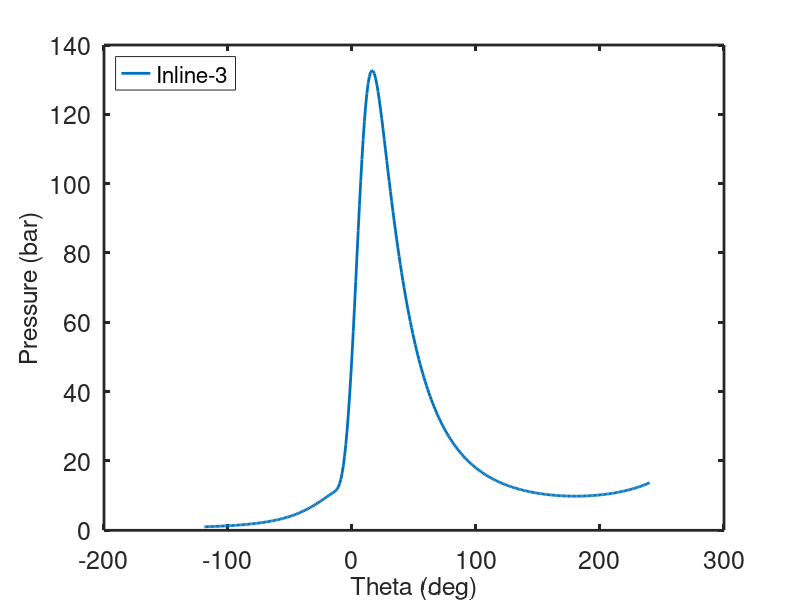
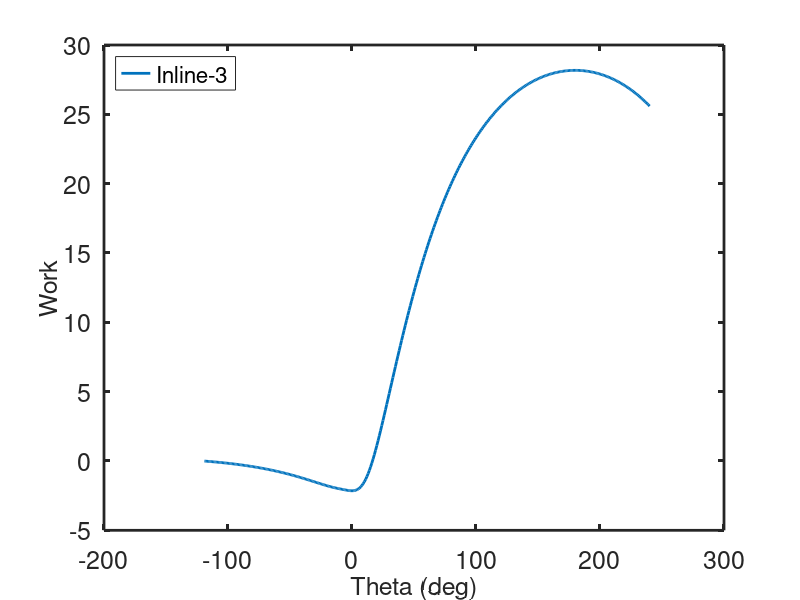

Recreate these plots in MATLAB, in order.
% function [ ]=VolumeandSuch( )
% r = 9; % compression ratio
% s = 8.89; % stroke (cm)
% len= 13.335; %connecting rod length (cm)
% ep=s/(2*len);
% theta=-180:1:180; %crankangle theta vector
% ys1=(1-cosd(theta))/2; %approx y/s
% ys2= ys1+ (1-(1- ep^2*sind(theta).^2).^(1/2))/(2*ep); %exact y/s
% vol1 = 1+(r-1)*ys1; %approx volume
% vol2= 1+(r-1)*ys2; % exact volume
% %plot results
% plot(theta,vol1,'--',theta,vol2,'-','linewidth',2);
% set(gca,'Xlim',[-180 180],'Ylim',[0 r],'fontsize',18,'linewidth',2);
% xlabel('Crank Angle (deg)','fontsize', 18);
% ylabel('Dim. Cylinder Volume','fontsize', 18);
% legend('Approx. Volume', 'Exact Volume','Location', 'North');
% end
%% 
function [ ]=FiniteHeatRelease()
% Gas cycle heat release code for two engines
% engine parameters
clear();
thetas(1,1)= -15; % Engine1 start of heat release (deg)
thetad(1,1) = 40; % Engine1 duration of heat release (deg)
r=9; %compression ratio
gamma= 1.31509; %gas const
b=.085725; %bore (m)
s=.0889; %stroke (m)
Vd=(pi/4)*(b^2)*s;
V1=Vd/(1-(1/r));
q= 4.8756/(148.249*V1); % dimensionless total heat release Qin/P1V1 34.8
a= 5; %weibe parameter a
n= 3; %weibe exponent n
step=1; % crankangle interval for calculation/plot
NN=360/step; % number of data points
% initialize the results data structure
save.theta=zeros(NN,1); % crankangle
save.vol=zeros(NN,1); % volume
save.press=zeros(NN,2); % pressure
save.work=zeros(NN,2); % work
pinit(1) = 1; % Engine 1 initial dimensionless pressure P/P1
% for loop for engine1 and engine2
for j=1
    theta = -120; %initial crankangle
    thetae = theta + step; %final crankangle in step
    fy(1) = pinit(j); % assign initial pressure to working vector
    fy(2) =0.; % reset work vector
    % for loop for pressure and work calculation
    for i=1:NN
        [fy, vol] = integrate(theta,thetae,fy);
        % reset to next interval
        theta = thetae;
        thetae = theta+step;
        % copy results to output vectors
        save.theta(i)=theta;
        save.vol(i)=vol;
        save.press(i,j)=fy(1);
        save.work(i,j)=fy(2);
    end %end of pressure and work iteration loop
end %end of engine iteration loop
[pmax1, id_max1] = max(save.press(:,1)); %Engine 1 max pressure
thmax1=save.theta(id_max1);%Engine 1 crank angle
w1=save.work(NN,1);
eta1= w1/q; % thermal efficiency
imep1 = eta1*q*(r/(r -1)); %imep
eta_rat1 = eta1/(1-r^(1-gamma));
% output overall results
fprintf(' Engine 1 \n');
fprintf(' Theta_start %5.2f \n', thetas(1,1));
fprintf(' Theta_dur %5.2f \n', thetad(1,1));
fprintf(' P_max/P_1 %5.2f \n', pmax1);
fprintf(' Theta_max %7.1f \n',thmax1);
fprintf(' Net Work/P1V1 %7.2f \n', w1);
fprintf(' Efficiency %5.3f \n', eta1);
fprintf(' Eff. Ratio %5.3f \n', eta_rat1);
fprintf(' Imep/P1 %5.2f \n', imep1);
%plot results
%plot(save.theta,save.press(:,1),'-',save.theta,save.press(:,2),'--','linewidth',2 )
plot(save.theta,save.press(:,1),'-','linewidth',2 )
set(gca, 'fontsize', 18,'linewidth',2);
legend('Inline-3', 'Location','NorthWest')
xlabel('Theta (deg)','fontsize', 18)
ylabel('Pressure (bar)','fontsize', 18)
print -deps2 heatrelpressure
figure( );
plot(save.theta,save.work(:,1),'-','linewidth',2)
set(gca, 'fontsize', 18,'linewidth',2);
legend('Inline-3','Location','NorthWest')
xlabel('Theta (deg)','fontsize', 18)
ylabel('Work','fontsize', 18)
    function[fy,vol] = integrate(theta,thetae,fy)
        %ode23 integration of the pressure differential equation
        %from theta to thetae with current values of fy as initial conditions
        [tt, yy] = ode23(@rates, [theta thetae], fy);
        for k=1:2
            fy(k) = yy(length(tt),k); %put last element of yy into fy vector
        end
        %pressure differential equation
        function [yprime] = rates(theta,fy)
            vol=(1.+ (r -1)/2.*(1-cosd(theta)))/r;
            dvol=(r - 1)/2.*sind(theta)/r*pi/180.; %dvol/dtheta
            dx=0.; %set heat release to zero
            if(theta > thetas(j)) % then heat release dx > 0
                dum1=(theta -thetas(j))/thetad(j);
                x=1.- exp(-(a*dum1^n));
                dx=(1-x)*a*n*dum1^(n-1)/thetad(j); %dx/dthetha
            end
            term1= -gamma*fy(1)*dvol/vol;
            term2= (gamma-1)*q*dx/vol;
            yprime(1,1)= term1 + term2;
            yprime(2,1)= fy(1)*dvol;
        end %end of function rates
    end %end of function integrate2
end % heat_release_weibe2